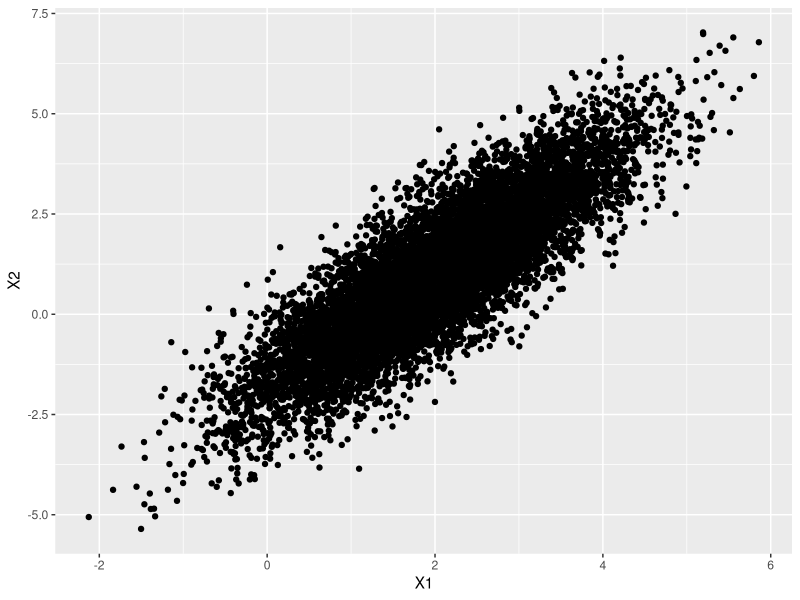
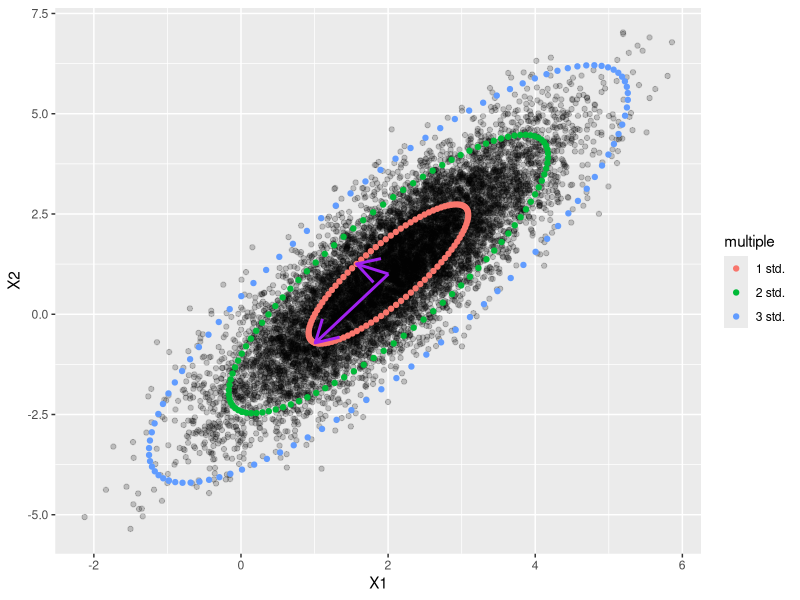

Here is the R script that generated these plots, in order:
library(ggplot2)


# Generate Data -----------------------------------------------------------

# Center of data
x_c <- c(2,1)
# Principle axis
sig <- c(2,0.5)

# Rotation angle
theta <- pi/3

# Rotation matrix
R <- matrix(c(cos(theta), -sin(theta), 
             sin(theta), cos(theta)), 
             ncol = 2, byrow = TRUE)

n <- 10000

rand_matrix <- matrix(rnorm(2 * n), nrow = 2)
X <- R %*% diag(sig) %*% rand_matrix + diag(x_c)%*% matrix(1, 2, n) 


# Plot of Raw Data --------------------------------------------------------

raw_data <- data.frame(t(X))
ggplot(raw_data, aes(X1, X2)) + 
  geom_point()


# SVD Decomp to find Principle Comps --------------------------------------

row_means <- rowMeans(X)
B <- X - row_means 
svd_results <- svd(B/sqrt(n))

# Data frames for the extra info on the plots

get_conf_int <- function(d, U, multiple, row_means)
{
  theta <- seq(0,1, 0.01) * 2 * pi
  x_std <- U %*% diag(d) %*% matrix(c(cos(theta), sin(theta)), nrow = 2, byrow = TRUE)
  x_std <- multiple * x_std + matrix(row_means, ncol = length(theta), nrow = 2)
  res <- data.frame(t(x_std))
  res$multiple <- paste(multiple, "std.")
  
  return (res)
}

conf_int <- rbind(
  get_conf_int(svd_results$d, svd_results$u, 1, row_means),
  get_conf_int(svd_results$d, svd_results$u, 2, row_means),
  get_conf_int(svd_results$d, svd_results$u, 3, row_means)
)

# Principle components
pc <- svd_results$u %*% diag(svd_results$d)

ggplot(raw_data, aes(X1, X2)) + 
  geom_point(alpha = 0.2) + 
  geom_point(aes(colour = multiple), alpha = 1, data = conf_int) +
  # PC1
  annotate("segment", x = row_means[1], xend = pc[1,1] + row_means[1], y = row_means[2], yend = pc[2,1] + row_means[2], colour = "purple", size=1, arrow=arrow()) + 
  annotate("segment", x = row_means[1], xend = pc[1,2] + row_means[1], y = row_means[2], yend = pc[2,2] + row_means[2], colour = "purple", size=1, arrow=arrow())
